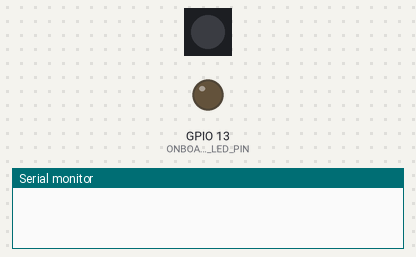
Bench run of a sketch on a simulated ESP32-C6. On the bench: 1 RGB LEDs in strip order, left to right, output pins drawn as LEDs (lit = HIGH), the last lines printed to the serial monitor. Dim RGB values are drawn brighter than linear. At 23.0 s the program puts the board to deep sleep or switches it off; the recording ends there.

Above: at 0.0 s.
At 6.6 s:
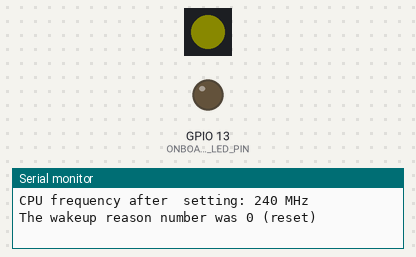
At 8.6 s:
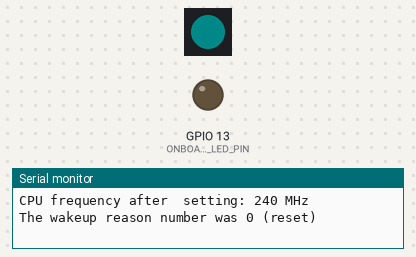
At 10.6 s:
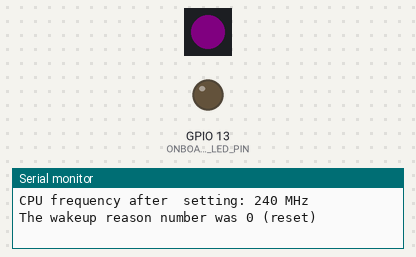
Timing chart, 0 to 23.0 s (numbered marks = the images above):
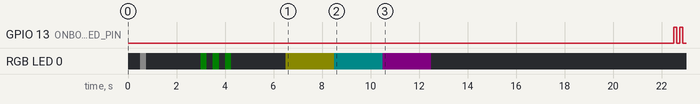

The sketch:

Esp32_H2_SM_DeepSleep_v01.ino
```cpp
/*
  This sketch is explained in my tutorial
  "Using Deep Sleep mode to reduce power consumption (automatic waking up after
  a certain sleep time using a timer)"

  It shows how to setup the timer-based Deep Sleep mode on an ESP32-H2 microcontroller
  and some features.

  In Arduino, use ESP32H2 Dev Module for compiling and uploading.
  Don't forget to enable the option "USB CDC on boot enabled" in Tools menue
  to see output on Serial Monitor.

  A fatal error occurred: Could not open COM28, the port is busy or doesn't exist.
  (could not open port 'COM28': FileNotFoundError(2, 'Das System kann die angegebene Datei nicht finden.', None, 2))
  Hint: Check if the port is correct and ESP connected
  esptool v5.1.0
  Serial port COM28:
  Failed uploading: uploading error: exit status 2

  This is a typical error when you try to upload a sketch during deep sleep. Simply press the
  RESET button a short time before the upload is starting.
*/

/*
  Version Management
18.02.2026 V01 Initial programming
*/

// ------------------------------------------------------------------
// Place all variables or code below this line
// ------------------------------------------------------------------

char* PROGRAM_VERSION = "ESP32-H2 Deep Sleep mode V01";

#include "ONBOARD_LEDS.h"
#include "DEEP_SLEEP_MANAGEMENT.h"

uint32_t regularCounter = 0;
RTC_DATA_ATTR uint32_t rtcCounter = 0;
RTC_DATA_ATTR bool toggleCpuFrequency = false;
#define DELAY_BEFORE_DEEP_SLEEP_MILLIS 10000  // 10 seconds
#define LED_LIGHTING_DURATION_MILLIS 2000     // 2 seconds

void setAllGpiosToInput() {
  // onboard leds
  pinMode(ONBOARD_LED_PIN, INPUT);      // this is a small blue LED
  pinMode(ONBOARD_RGB_LED_PIN, INPUT);  // this is a WS2812 RGB LED
  // ... add more pins you are using in your sketch, e.g. I2C, SPI or UART interfaces
}

void setup() {
  // 01) get the wakeup reason and print it on the Serial Monitor
  // 0=first start/reset, 2=ext0 button, 3=ext1 button, 4=timer
  // should get called first
  getWakeupReason();

  Serial.begin(115200);
  delay(500);
  Serial.println(PROGRAM_VERSION);

  setupOnboardLeds();

  if (esp32WakeupReason == 0) {
    // this is a restart
    onboardLedFlashWhite(1, 250);
    setRgbLedOff();
  } else {
  onboardLedFlash(1, 250);
  }
  delay(LED_LIGHTING_DURATION_MILLIS);


  Serial.printf("regularCounter: %d rtcCounter %d : ", regularCounter, rtcCounter);
  Serial.printf("CPU frequency before setting: %d MHz\n", getCpuFrequencyMhz());
  // toggle the cpu frequency between 48 and 96 mhz
  toggleCpuFrequency = !toggleCpuFrequency;
  if (toggleCpuFrequency) {
    setCpuFrequencyMhz(48);
    onboardLedFlashGreen(3, 250);
  } else {
    setCpuFrequencyMhz(96);
    onboardLedFlashRed(3, 250);
  }
  Serial.printf("CPU frequency after  setting: %d MHz\n", getCpuFrequencyMhz());
  delay(LED_LIGHTING_DURATION_MILLIS);

  // increase both counters to see the difference
  regularCounter++;
  rtcCounter++;

  printWakeupReason();

  // run your tasks
  // color sequence depends on the cpu frequency
  if (getCpuFrequencyMhz() == 96) {
    setRgbLedRed(10);
    delay(LED_LIGHTING_DURATION_MILLIS);
    setRgbLedOff();
    setRgbLedGreen(10);
    delay(LED_LIGHTING_DURATION_MILLIS);
    setRgbLedOff();
    setRgbLedBlue(10);
    delay(LED_LIGHTING_DURATION_MILLIS);
    setRgbLedOff();
  } else {
    // 48 MHz
    setRgbLedYellow(10);
    delay(LED_LIGHTING_DURATION_MILLIS);
    setRgbLedOff();
    setRgbLedMint(10);
    delay(LED_LIGHTING_DURATION_MILLIS);
    setRgbLedOff();
    setRgbLedPurple(10);
    delay(LED_LIGHTING_DURATION_MILLIS);
    setRgbLedOff();
  }
  // ...
  // your tasks are done

  // the deep sleep is starting now
  /*
  I'm adding a pause to give you some time to access your ESP32-H2 board,
  e.g. for uploading new code. Otherwise, the running period is very short
  and you have to press these buttons on the board to run e.g. an upload:
  press and hold BOOT button, press RESET button once, release BOOT button
  now the processor is in BOOT/DOWNLOAD mode and waiting for an upload.
*/
  delay(DELAY_BEFORE_DEEP_SLEEP_MILLIS);

  // blink the onboard LED twice, followed by a Deep Sleep
  onboardLedFlash(2, 125);
  setAllGpiosToInput();
  setupDeepSleep();
  runDeepSleep();

  // nothing beyond this point is executed
  Serial.println(F("IS YOU SEE THIS PRINTOUT THE DEEP SLEEP IS NOT RUN !"));
}

void loop() {
  // nothing to do here
}
```

DEEP_SLEEP_MANAGEMENT.h
```cpp
/*
  This file takes all the variables and code for using the deep sleep mode on an
  ESP32 device.

  The ESP32-H2 API reference point is:
  https://docs.espressif.com/projects/esp-idf/en/stable/esp32h2/api-reference/system/sleep_modes.html
  This API header file gives you some explanations on the features like available GPIOs:
  https://github.com/espressif/esp-idf/blob/v5.5.2/components/esp_hw_support/include/esp_sleep.h
*/

// This is activated by #define USE_DEEP_SLEEP_MODE

#ifndef IS_DEEP_SLEEP_MANAGEMENT
#define IS_DEEP_SLEEP_MANAGEMENT
#endif

const uint16_t DEEP_SLEEP_TIME_SECONDS = 10;  // 10 seconds
#define uS_TO_S_FACTOR 1000000                // Conversion factor for micro seconds to seconds

uint8_t esp32WakeupReason = 0;  // default after uploading and manual reset

RTC_DATA_ATTR uint8_t deepSleepCounter = 0;

void getWakeupReason() {
  esp32WakeupReason = (uint8_t)esp_sleep_get_wakeup_cause();
}

void printWakeupReason() {
  Serial.printf("The wakeup reason number was %d ", esp32WakeupReason);
  if (esp32WakeupReason == 0) { //  ESP_SLEEP_WAKEUP_UNDEFINED
    Serial.println("(reset)");
  } else if (esp32WakeupReason == 2) { // ESP_SLEEP_WAKEUP_EXT0
    Serial.printf("(ext0 on a GPIO\n");
  } else if (esp32WakeupReason == 3) { // ESP_SLEEP_WAKEUP_EXT1
    Serial.printf("(ext1 on a GPIO\n");
  } else if (esp32WakeupReason == 4) { // ESP_SLEEP_WAKEUP_TIMER
    Serial.println("(timer)");
  } else {
    Serial.println("(unknown)");
  }
  Serial.flush();
}

void setupDeepSleep() {
  // prepare the processor for deep sleep
  // see https://docs.espressif.com/projects/esp-idf/en/stable/esp32/api-reference/system/sleep_modes.html
  // Configure wake source
  esp_sleep_enable_timer_wakeup(DEEP_SLEEP_TIME_SECONDS * uS_TO_S_FACTOR);  // Timer wake up
}

void runDeepSleep() {
  esp_deep_sleep_start();
}
```

ONBOARD_LEDS.h
```cpp
/*
  Management of the onboard LED and RGB LED
  Version 01
*/

#ifndef IS_ONBOARD_LEDS
#define IS_ONBOARD_LEDS
#endif

#define ONBOARD_LED_PIN 13     // this is a small blue LED
#define ONBOARD_RGB_LED_PIN 8  // this is a WS2812 RGB LED
#define ONBOARD_RGB_LED_DEFAULT_BRIGHTNESS 10

#include <FastLED.h> // https://github.com/FastLED/FastLED version 3.10.3
#define NUM_RGB_LEDS 1
CRGB rgbLed[NUM_RGB_LEDS];

// section LED
void setRgbLedOff(); // forward declaration

void setupOnboardLeds() {
  pinMode(ONBOARD_LED_PIN, OUTPUT);
  digitalWrite(ONBOARD_LED_PIN, LOW);  // LED off
  FastLED.addLeds<WS2812, ONBOARD_RGB_LED_PIN, GRB>(rgbLed, NUM_RGB_LEDS);
  setRgbLedOff();
}

void setOnboardLed(bool isLedOn) {
  if (isLedOn) {
    digitalWrite(ONBOARD_LED_PIN, HIGH);  // LED on
  } else {
    digitalWrite(ONBOARD_LED_PIN, LOW);  // LED off
  }
}

void onboardLedFlash(uint16_t flashes, uint16_t delaymS) {
  uint16_t index;
  for (index = 1; index <= flashes; index++) {
    digitalWrite(ONBOARD_LED_PIN, HIGH);
    delay(delaymS);
    digitalWrite(ONBOARD_LED_PIN, LOW);
    delay(delaymS);
  }
}

void ledFlash(uint16_t flashes, uint16_t delaymS) {
  onboardLedFlash(flashes, delaymS);
}

// section RGB LED

void setRgbLedRed(uint8_t brightness) {
  FastLED.setBrightness(brightness);
  rgbLed[0] = CRGB::Red;
  FastLED.show();
}

void setRgbLedGreen(uint8_t brightness) {
  FastLED.setBrightness(brightness);
  rgbLed[0] = CRGB::Green;
  FastLED.show();
}

void setRgbLedBlue(uint8_t brightness) {
  FastLED.setBrightness(brightness);
  rgbLed[0] = CRGB::Blue;
  FastLED.show();
}

void setRgbLedYellow(uint8_t brightness) {
  FastLED.setBrightness(brightness);
  rgbLed[0] = CRGB::Yellow;
  FastLED.show();
}

void setRgbLedMint(uint8_t brightness) {
  FastLED.setBrightness(brightness);
  rgbLed[0] = CRGB::Aqua;
  FastLED.show();
}

void setRgbLedPurple(uint8_t brightness) {
  FastLED.setBrightness(brightness);
  rgbLed[0] = CRGB::Purple;
  FastLED.show();
}

void setRgbLedWhite(uint8_t brightness) {
  FastLED.setBrightness(brightness);
  rgbLed[0] = CRGB::White;
  FastLED.show();
}

void setRgbLedOff() {
  FastLED.setBrightness(0);
  rgbLed[0] = CRGB::Black;
  FastLED.show();
}

void onboardLedFlashRed(uint16_t flashes, uint16_t delaymS) {
  uint16_t index;
  for (index = 1; index <= flashes; index++) {
    setRgbLedRed(ONBOARD_RGB_LED_DEFAULT_BRIGHTNESS);
    delay(delaymS);
    setRgbLedOff();
    delay(delaymS);
  }
}

void onboardLedFlashGreen(uint16_t flashes, uint16_t delaymS) {
  uint16_t index;
  for (index = 1; index <= flashes; index++) {
    setRgbLedGreen(ONBOARD_RGB_LED_DEFAULT_BRIGHTNESS);
    delay(delaymS);
    setRgbLedOff();
    delay(delaymS);
  }
}

void onboardLedFlashBlue(uint16_t flashes, uint16_t delaymS) {
  uint16_t index;
  for (index = 1; index <= flashes; index++) {
    setRgbLedBlue(ONBOARD_RGB_LED_DEFAULT_BRIGHTNESS);
    delay(delaymS);
    setRgbLedOff();
    delay(delaymS);
  }
}

void onboardLedFlashWhite(uint16_t flashes, uint16_t delaymS) {
  uint16_t index;
  for (index = 1; index <= flashes; index++) {
    setRgbLedWhite(ONBOARD_RGB_LED_DEFAULT_BRIGHTNESS);
    delay(delaymS);
    setRgbLedOff();
    delay(delaymS);
  }
}

void temperatureLookUp(float temperature) {

}
```

Measured:
- by itself, GPIO 13 (ONBOARD_LED_PIN): LOW → HIGH at 22.5 s, → LOW 0.13 s later, → HIGH 0.13 s later, → LOW 0.13 s later, … (4 changes in this stretch)
- by itself, RGB LED 0: off → RGB(10, 10, 10) at 0.50 s, → off 0.25 s later, → RGB(0, 5, 0) 2.3 s later, → off 0.25 s later, … (12 changes in this stretch)
